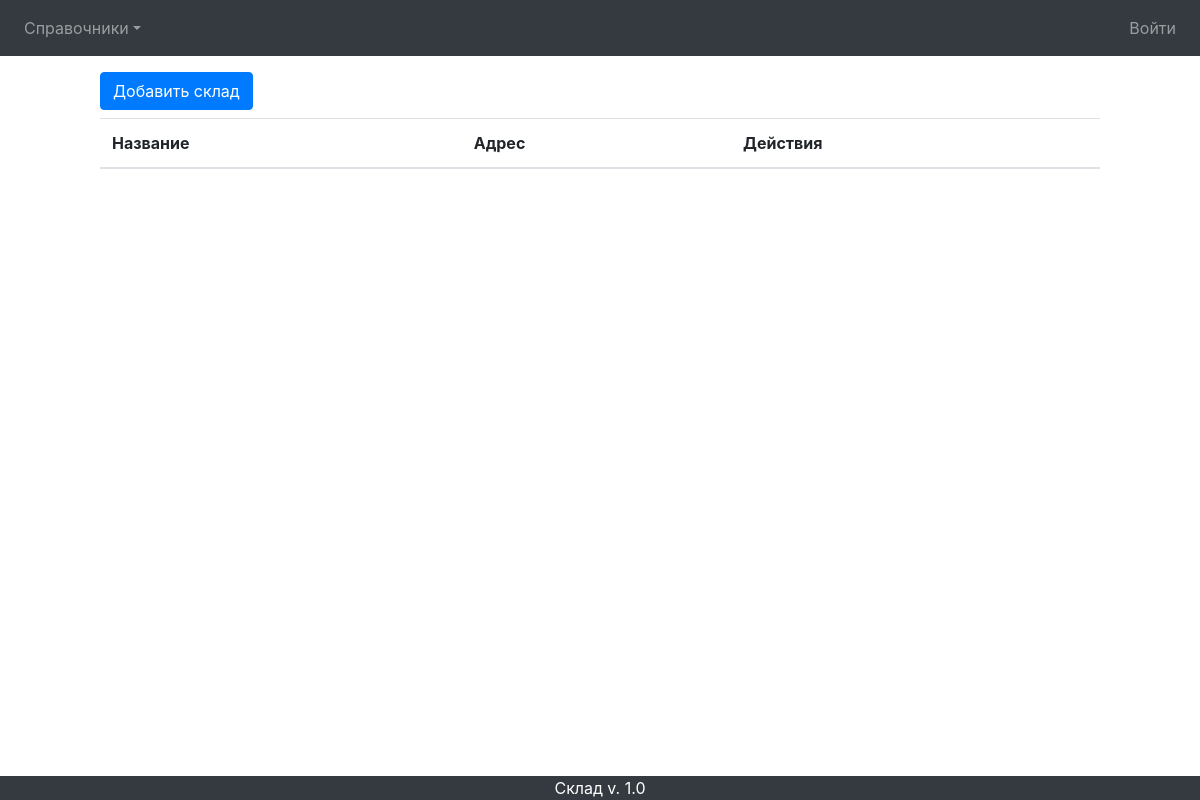
Before: / with the older database file.
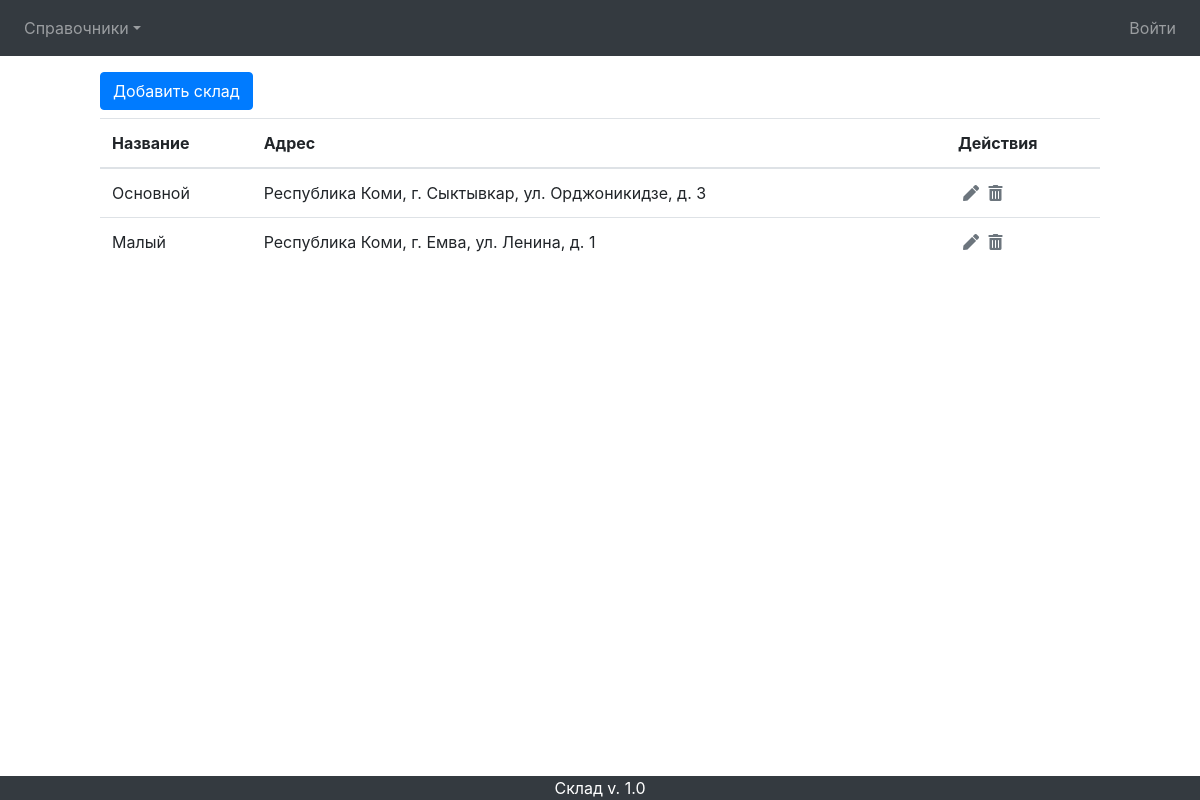
After: the same page with the newer database file.
### mainapp/models.py (models this page shows, shortened)
class Stock(models.Model):
    name = models.CharField(verbose_name='название', unique=True, max_length=150)
    address = models.TextField(verbose_name='адрес', blank=True)
    phones = models.CharField(verbose_name='телефоны', blank=True, max_length=255)

### mainapp/views.py (the view)
# urls.py: path('', mainapp.StockList.as_view(), name='index'),
class StockList(ListView):
    model = Stock
    def get_context_data(self, **kwargs):
        context = super().get_context_data(**kwargs)
        context['title'] = 'Склады'
        return context

### mainapp/templates/mainapp/stock_list.html
{% extends "mainapp/base.html" %}
    {% block content %}
        <section class="container mt-3 mb-2" style="max-width: 1000px;">
            <section class="row">
                <a class="btn btn-primary col-xs-6 mybtn" href="{% url 'main:create' %}" role="button">Добавить склад</a>
            </section>
        </section>
        <table class="table">
            <thead>
                <tr>
                    <th scope="col">Название</th>
                    <th scope="col">Адрес</th>
                    <th scope="col">Действия</th>
                </tr>
            </thead>
            <tbody>
                {% for object in object_list %}
                    <tr>
                        <td>{{ object.name }}</td>
                        <td>{{ object.address }}</td>
                        <td>
                            <a title="редактировать склад" class="text-muted" style="margin-left: 5px;" href="{% url 'main:update' pk=object.pk %}"><i class="fas fa-pen bd-highlight"></i></a>
                            <a title="удалить склад" class="text-muted" style="margin-left: 5px;" href=""><i class="fas fa-trash-alt"></i></a>
                        </td>
                    </tr>
                {% endfor %}
            </tbody>
        </table>
    {% endblock content %}

### mainapp/templates/mainapp/base.html (shortened to what this page needs)
<!DOCTYPE html>
<html lang="ru">
<head>
    <link rel="stylesheet" href="https://use.fontawesome.com/releases/v5.7.2/css/all.css">
    <link rel="stylesheet" href="https://stackpath.bootstrapcdn.com/bootstrap/4.3.1/css/bootstrap.min.css">
</head>
<body>
    <nav class="navbar navbar-expand-lg navbar-dark bg-dark">
        <section class="collapse navbar-collapse" id="navbarNav">
            <ul class="navbar-nav justify-content-center">
                <li class="nav-item dropdown">
                    <a class="nav-link dropdown-toggle " href="#" id="navbarDropdownMenu" role="button" data-toggle="dropdown" aria-haspopup="true" aria-expanded="false">Справочники</a>
                </li>
            </ul>
            <ul class="navbar-nav ml-auto">
                <li class="nav-item">
                    {% if user.is_authenticated %}
                        <a href="" class="nav-link">Выйти</a>
                    {% else %}
                        <a href="" class="nav-link">Войти</a>
                    {% endif %}
                </li>
            </ul>
        </section>
    </nav>
    <section class="mx-auto content" style="max-width: 1000px;">
        {% block content %}
        {% endblock content %}
    </section>
    <footer class="page-footer fixed-bottom font-small text-center text-white bg-dark">Склад v. 1.0</footer>
</body>
</html>

Changed rows visible on the page:
added Stock: name "Основной", address "Республика Коми, г. Сыктывкар, ул. Орджоникидзе, д. 3"
added Stock: name "Малый", address "Республика Коми, г. Емва, ул. Ленина, д. 1"
